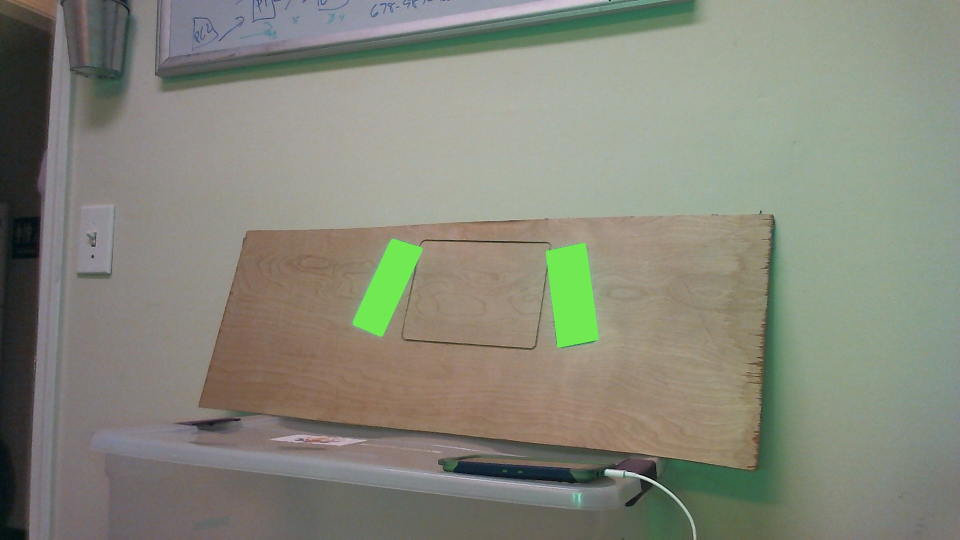
#> input picture src/python/input1.JPG, 1920 x 1080 px, given in place of the camera (shown at 1/2 size)
$ python most_current_code.py
#> lines starting #> are read from the running program, lines starting #| are printed output that depends on the picture; after the words box and inside, x2 and y2 are one past the last pixel; in counts of white or black regions, pixels touching at a corner belong together
from collections import deque
from imutils.video import VideoStream
from imutils import paths
import numpy as np
import argparse
import time
import cv2
import math
import imutils
import os
import sys

havedisplay = ('DISPLAY' in os.environ) or os.name == "nt"

if(havedisplay):
	print("display present")
else:
	print("display not present")

greenLower = (0,0,250)
greenUpper = (100,255,255)

KNOWN_WIDTH_BTWN_TAPE = 11.0 #inches (not exact)

# [5 lines left out: function get_center, not called in this run]

def get_angle(p1, p2):
    return math.atan2(p1[1] - p2[1], p1[0] - p2[0]) * 180/math.pi

def get_midpoint(p1, p2):
	return ((p1[0] + p2[0])/2, (p1[1] + p2[1])/2)

def rid_noise(img):
	#blurred = cv2.GaussianBlur(img, (5, 5), 0) #(11, 11)?
	hsv = cv2.cvtColor(img, cv2.COLOR_BGR2HSV)
	mask = cv2.inRange(hsv, greenLower, greenUpper)

	# threshold the image, then perform a series of erosions + dilations to remove any small regions of noise
	thresh = cv2.threshold(mask, 45, 255, cv2.THRESH_BINARY)[1]
	thresh = cv2.erode(thresh, None, iterations=2)
	thresh = cv2.dilate(thresh, None, iterations=2)
	#return mask
	return thresh

# [38 lines left out: functions contour_angle, compute_output_values, not called in this run]


vs = None

if(len(sys.argv) > 1):
	if(sys.argv[1].startswith('/dev')):
		vs = VideoStream(src=sys.argv[1]).start()
	#if(isinstance(sys.argv[1], int)):
	else:
		vs = VideoStream(src=int(sys.argv[1])).start()
else:
	vs = VideoStream(src=0).start()

# [16 lines of commented-out code are left out]
time.sleep(2.0)

# keep looping
while True:
	# grab the current frame
	frame = vs.read()
#> frame is the input picture: shape (1080, 1920, 3); mean B, G, R 122.2, 135.1, 133.5

	# handle the frame from VideoCapture or VideoStream
	#frame = frame[1] if args.get("video", False) else frame

	# if we are viewing a video and we did not grab a frame, then we have reached the end of the video
	if frame is None:
		break

	frame_height, frame_width = frame.shape[:2]
#> frame_height = 1080; frame_width = 1920

	mid_frame = (int(frame_width / 2), int(frame_height / 2))
#> mid_frame = (960, 540)

	frame_hsv = rid_noise(frame)
#> in rid_noise, `hsv = cv2.cvtColor(img, cv2.COLOR_BGR2HSV)`: hsv: shape (1080, 1920, 3); mean H, S, V 48.3, 37.7, 141
#> in rid_noise, `mask = cv2.inRange(hsv, greenLower, greenUpper)`:
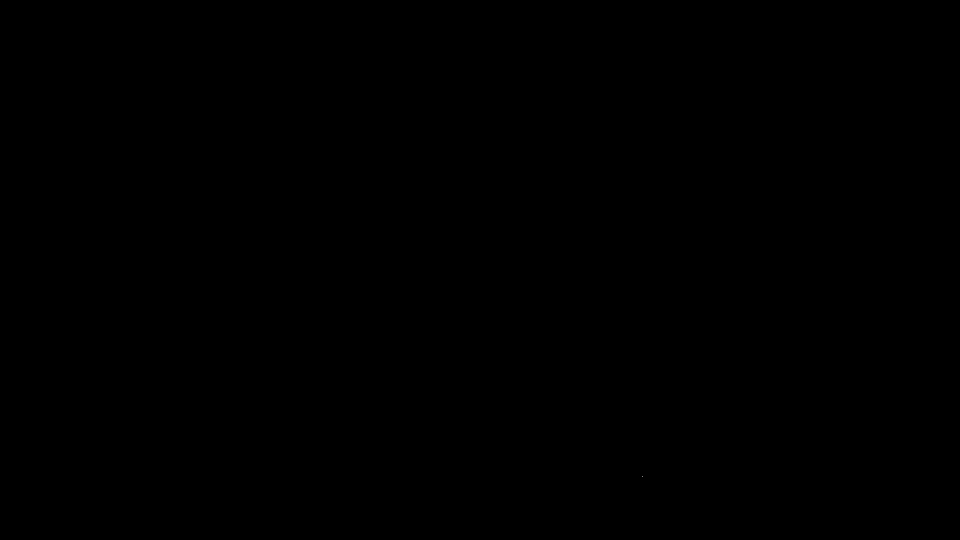
#> mask: shape (1080, 1920) (shown at 1/2 size); 0% white in thin lines or dots, all inside (x1, y1, x2, y2) = (1284, 952, 1285, 953)
#> in rid_noise, `thresh = cv2.erode(thresh, None, iterations=2)`: thresh: shape (1080, 1920); every value is 0

	# find contours in thresholded frame, then grab the largest one
	cnts = cv2.findContours(frame_hsv.copy(), cv2.RETR_EXTERNAL, cv2.CHAIN_APPROX_SIMPLE)
#> cnts = 0 contours
	cnts = imutils.grab_contours(cnts)
#> cnts = []

	if len(cnts) > 0:
		# for ever contour in the mask, use it to compute the minimum enclosing circle and centroid
		centers = []
		for contour in cnts:
			((x, y), radius) = cv2.minEnclosingCircle(contour)
			M = cv2.moments(contour)
			center = (int(M["m10"] / M["m00"]), int(M["m01"] / M["m00"]))

			# only proceed if the radius meets a minimum size
			if radius > 25:
				# draw the circle and centroid on the frame,
				# then update the list of tracked points
				cv2.circle(frame, center, 5, (0, 0, 255), -1)

				centers.append(center)

				# multiply the contour (x, y)-coordinates by the resize ratio,
				# then draw the contours and the name of the shape on the image
				cv2.drawContours(frame, [contour], -1, (0, 255, 0), 2)
				cv2.putText(frame, "shape", (int(x), int(y)), cv2.FONT_HERSHEY_SIMPLEX,	0.5, (255, 255, 255), 2)
		if(len(centers) == 2):
			midpoint = (int((centers[0][0] + centers[1][0])/2), int((centers[0][1] + centers[1][1])/2))
			cv2.circle(frame, midpoint, 5, (0, 255, 0), -1)
			cv2.putText(frame, "midpoint", midpoint, cv2.FONT_HERSHEY_SIMPLEX, 0.5, (0, 0, 0), 2)
			if(midpoint[0] > mid_frame[0]):
				print("turn right")
			elif(midpoint[0] == mid_frame[0]):
				print("perfect")
			else:
				print("turn left")

	#c = max(cnts, key=cv2.contourArea)
	#if (contour > size requirement):#--- more than one contour (two tapes)
	#	contour_angle(frame, cnts)

	if(havedisplay):
		# show the frame to our screen
		cv2.imshow("Frame", frame)
		key = cv2.waitKey(1) & 0xFF
		#print("running")
		# if the 'q' key is pressed, stop the loop
		if key == ord("q"):
			break

# if we are not using a video file, stop the camera video stream
#if not args.get("video", False):
#	vs.stop()

# otherwise, release the camera
#else:
vs.release() #.....???

# close all windows
cv2.destroyAllWindows()
'''
frame = imutils.resize(mask, width=600)
cv2.imshow("image", frame)
cv2.waitKey(0)


img = imutils.resize(img, width=600)
cv2.imshow("image", img)
cv2.waitKey(0)

#if len(contours) > 2:
#	center_1, center_2 = get_center(contours[0][1]), get_center(contours[0][2])
#	print(get_angle(center_1, center_2))

print(get_angle(extLeft, extRight))
#print("")
#print(get_angle(contours[0][0][0], contours[0][2][0]))
'''

print("okay")

$ run again, on src/python/input3.JPG
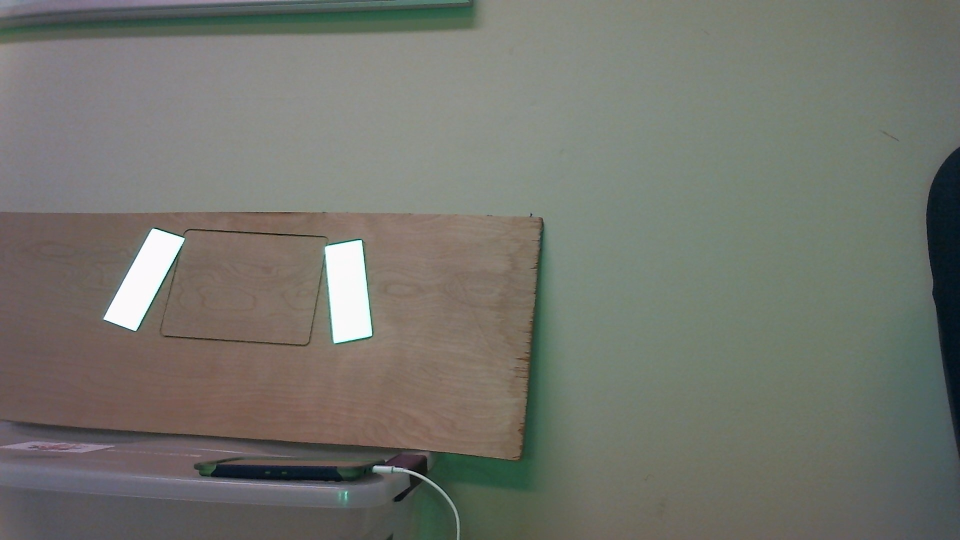
#> input picture src/python/input3.JPG, 1920 x 1080 px, given in place of the camera (shown at 1/2 size)
#> frame is the input picture: shape (1080, 1920, 3); mean B, G, R 108.7, 116, 114.9
#> hsv: shape (1080, 1920, 3); mean H, S, V 55.4, 33.5, 120.9
#> in rid_noise, `mask = cv2.inRange(hsv, greenLower, greenUpper)`:
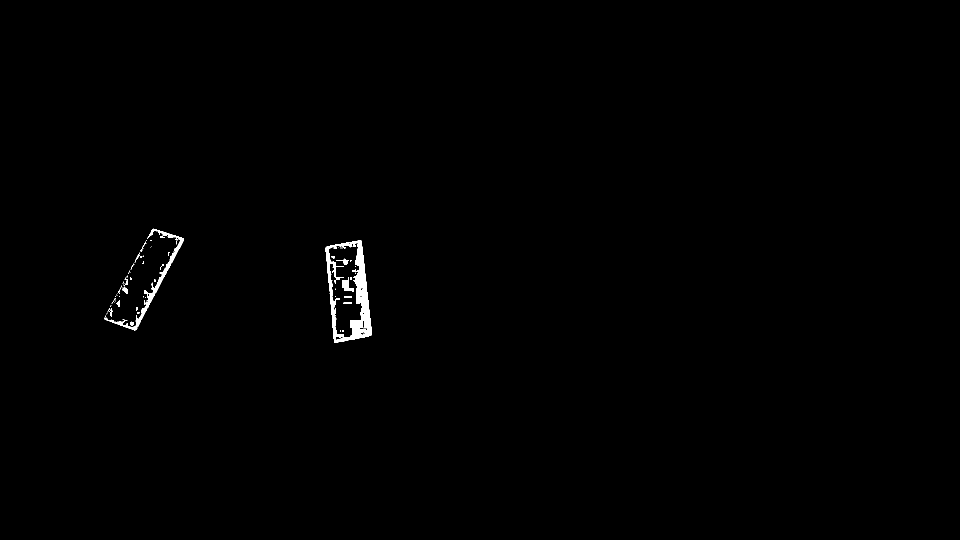
#> mask: shape (1080, 1920) (shown at 1/2 size); 0.47% white; 86 white regions (65 under 20 px), largest, box (x1, y1, x2, y2) and area: (651, 481, 744, 686) 6176, (208, 457, 368, 661) 2134, (684, 554, 708, 584) 358
#> cnts = 32 contours, 4 with area under 20; largest, box (x1, y1, x2, y2) and area: (700, 487, 743, 675) 3668, (684, 560, 708, 582) 300, (652, 506, 662, 559) 258, (662, 616, 672, 661) 250, (669, 674, 704, 686) 173
#> the loop `for contour in cnts:` made 32 passes
#> (x, y, radius, center) on passes 1, 2, 3, 4, 5, 6, 7, 9: (686, 679.5, 17.87, (686, 679)), (677, 668.5, 10.97, (676, 669)), (263.5, 646.5, 4.3, (263, 646)), (241.5, 647, 3.91, (241, 646)), (277, 643.5, 5.41, (276, 643)), (285.5, 623.5, 5.15, (285, 623)), (666, 638, 22.36, (666, 635)), (664.7, 605.9, 6.95, (665, 606))
#> after the loop `for contour in cnts:`:
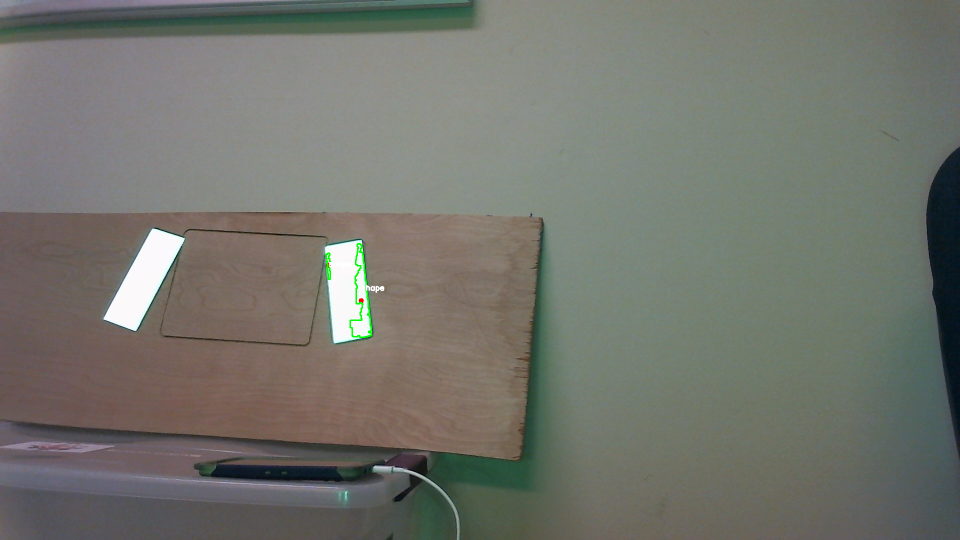
#> frame: shape (1080, 1920, 3) (shown at 1/2 size); 0.13% of pixels changed, all inside (x1, y1, x2, y2) = (651, 486, 769, 676)
#> after the loop `for contour in cnts:`: centers = [(656, 530), (722, 601)]
#> midpoint = (689, 565)

$ run again, on src/python/target1.jpg
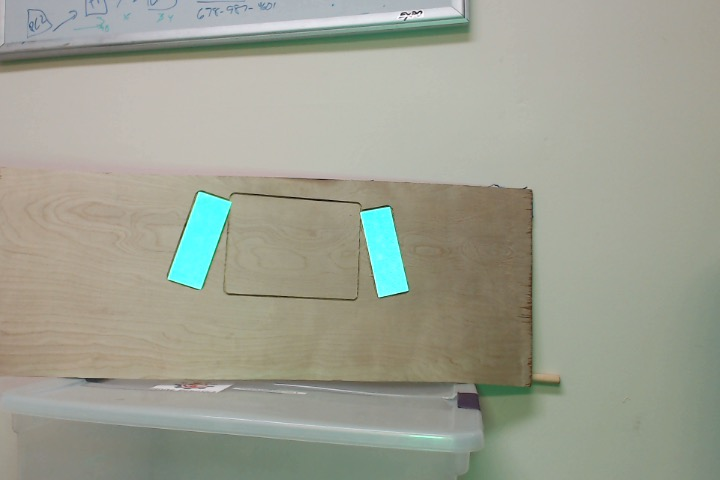
#> input picture src/python/target1.jpg, 720 x 480 px, given in place of the camera
#> frame is the input picture: shape (480, 720, 3); mean B, G, R 146.2, 160, 157.6
#> hsv: shape (480, 720, 3); mean H, S, V 36.9, 33.9, 164
#> in rid_noise, `mask = cv2.inRange(hsv, greenLower, greenUpper)`:
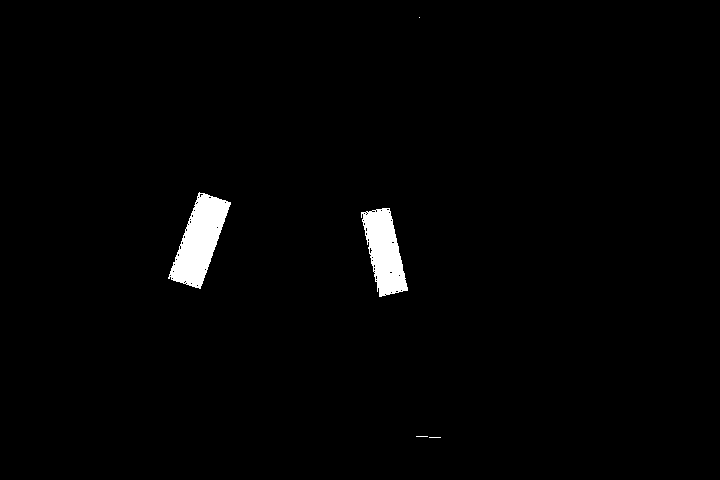
#> mask: shape (480, 720); 1.6% white; 5 white regions (3 under 20 px), largest, box (x1, y1, x2, y2) and area: (168, 192, 231, 289) 3097, (361, 208, 408, 297) 2486
#> cnts = 2 contours; box (x1, y1, x2, y2) and area: (171, 194, 229, 287) 2784, (363, 208, 407, 296) 2194
#> the loop `for contour in cnts:` made 2 passes
#> (x, y, radius, center) on passes 1 to 2: (384.9, 251.7, 43.75, (384, 251)), (198.5, 240, 47.44, (199, 240))
#> after the loop `for contour in cnts:`: centers = [(384, 251), (199, 240)]
#> midpoint = (291, 245)
#> `cv2.putText(frame, "midpoint", midpoint, cv2.FONT_HERSHEY_SIMPLEX, 0.5..`:
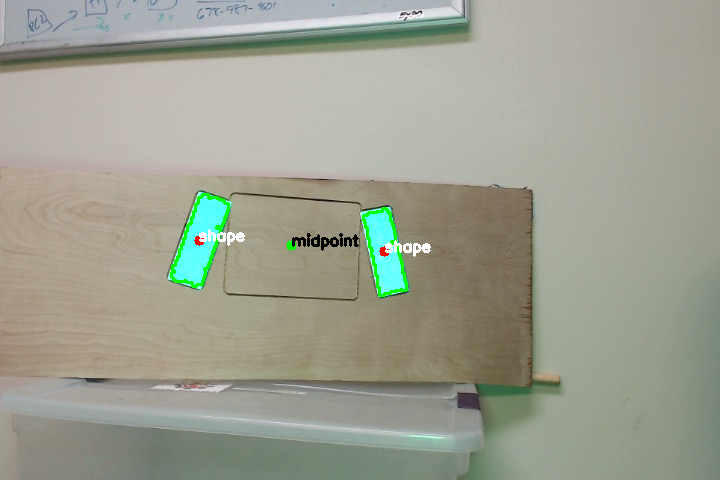
#> frame: shape (480, 720, 3); mean B, G, R 145, 160, 157.2
